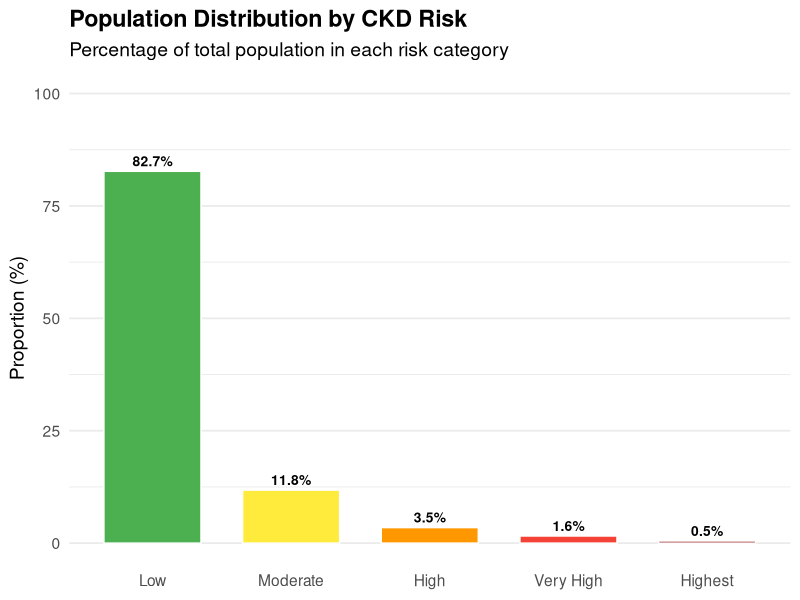
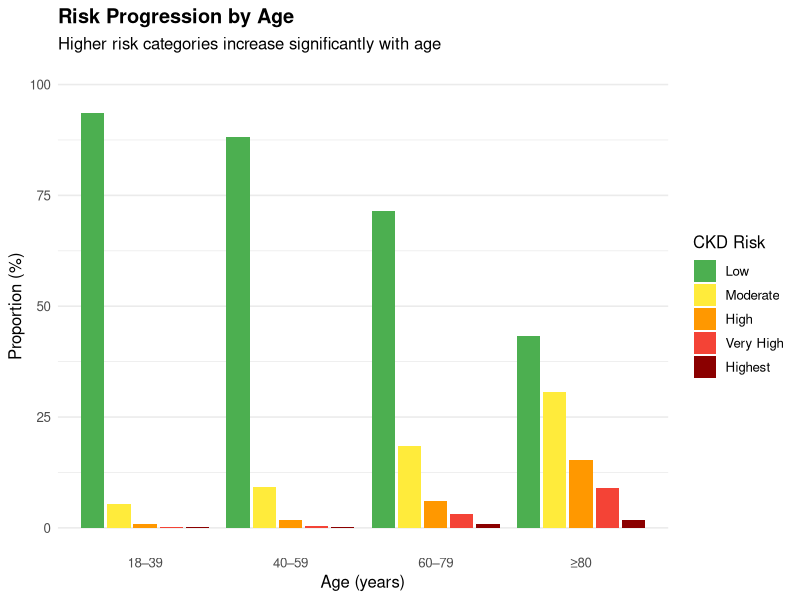
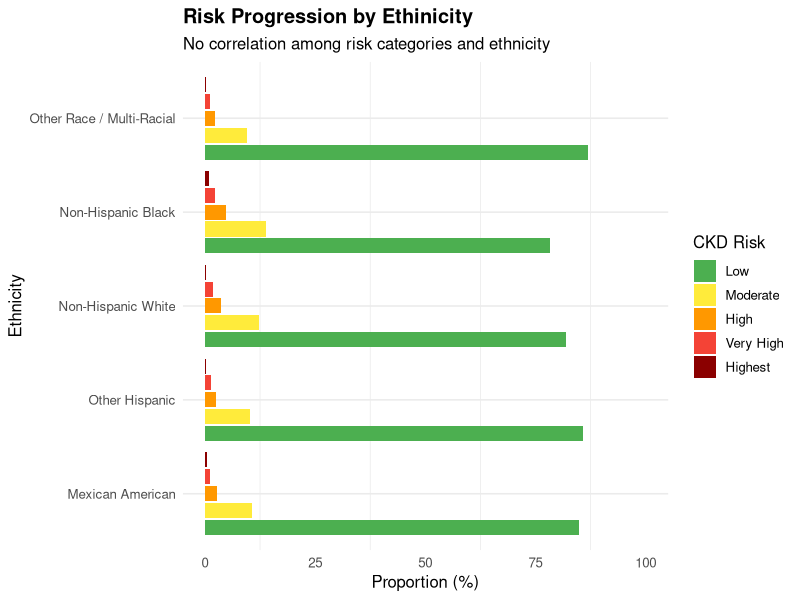
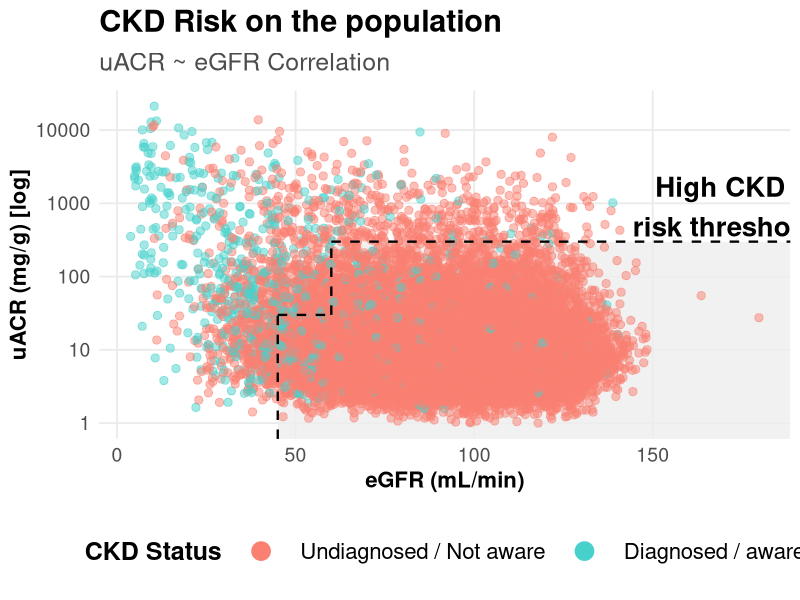
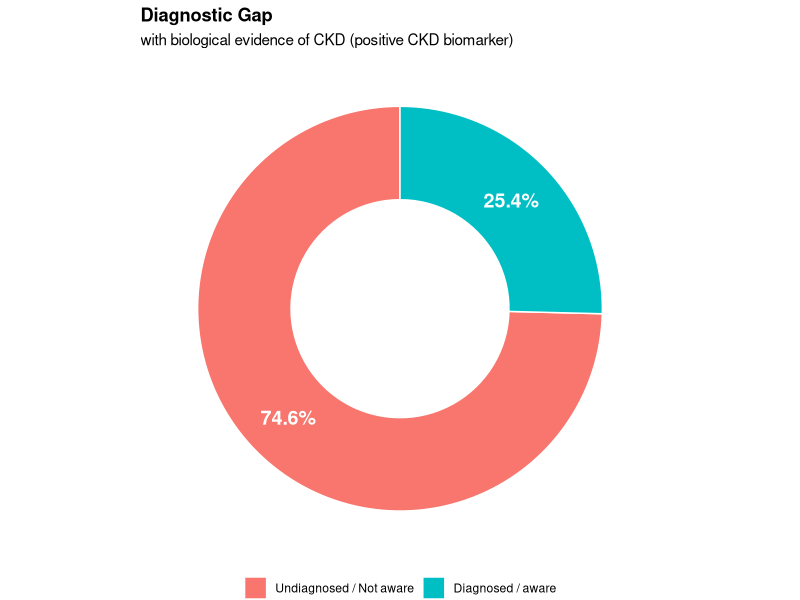
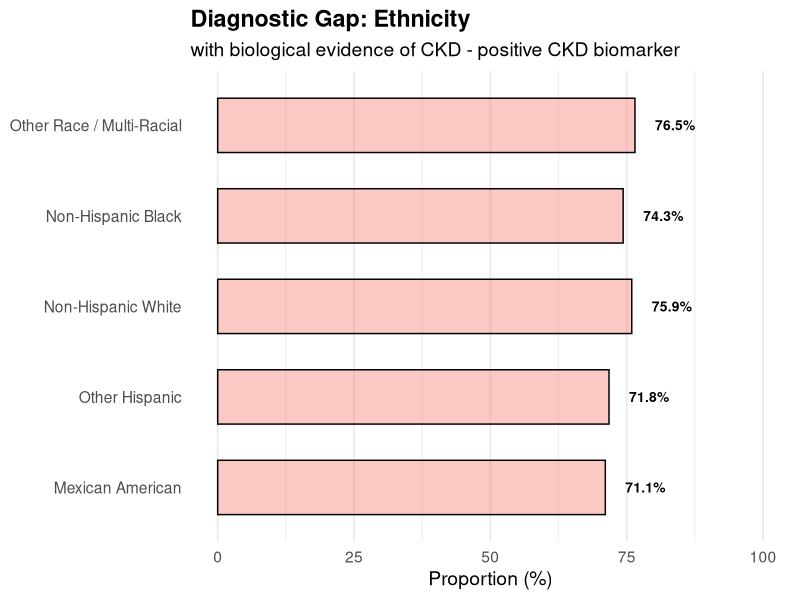
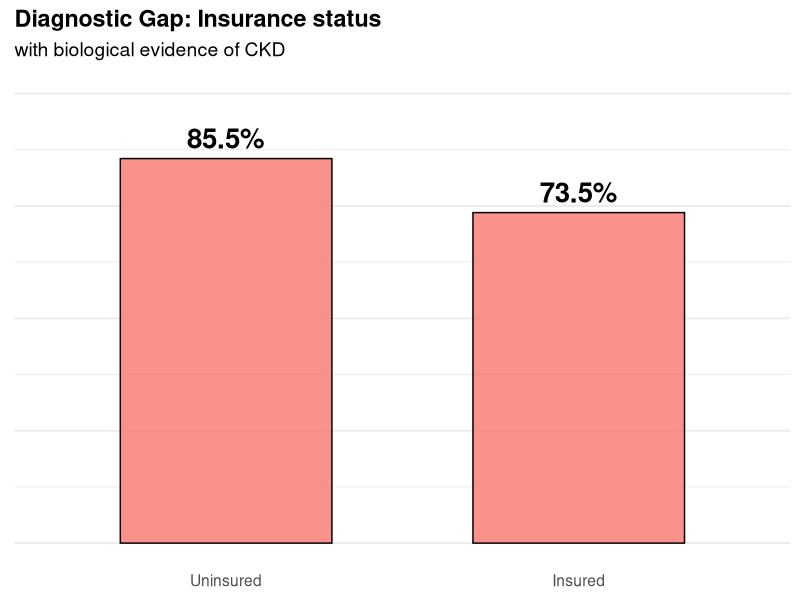
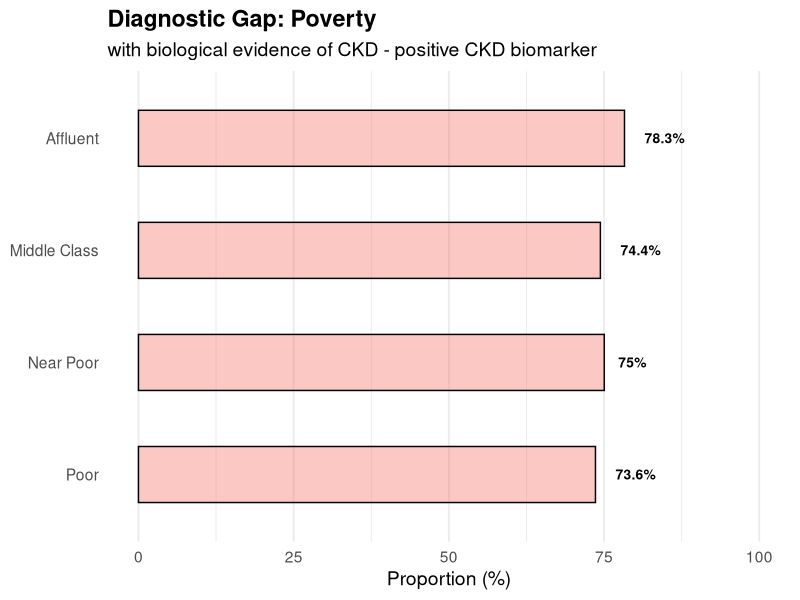

The R source for these figures, in order:
## ---- chunk 1
library(tidyverse)
library(patchwork)
## ---- chunk 2
df <- read.csv2("../exploratory_analysis/df_processed.csv") %>%
  rename(
    ethnicity = RIDRETH1,
    age = RIDAGEYR,
    gender = RIAGENDR,
    edlevel = DMDEDUC2 # educational level
    )
head(df)
## ---- chunk 3
ethnicity_labels <- c(
  "Mexican American",
  "Other Hispanic",
  "Non-Hispanic White",
  "Non-Hispanic Black",
  "Other Race / Multi-Racial")

diagnosed_labels <- c("Undiagnosed / Not aware", "Diagnosed / aware")

insurance_labels <- c("Uninsured", "Insured")

biomarker_labels <- c("Negative", "Positive")

risk_levels <- c(
  "Low",
  "Moderate",
  "High",
  "Very High",
  "Highest")

age_levels <- c(
  "18–39",
  "40–59",
  "60–79",
  "≥80"
)

poverty_levels <- c(
  "Poor",
  "Near Poor",
  "Middle Class",
  "Affluent"
)

code_colors <- c(
  "Low" =       "#4CAF50",  # Green
  "Moderate" =  "#FFEB3B",  # Yellow
  "High" =      "#FF9800",  # Orange
  "Very High" = "#F44336",  # Red
  "Highest" =   "#8B0000"   # Dark Red/Wine
)
## ---- chunk 4
df_viz <- df %>%
  mutate(
    ethnicity = factor(ethnicity, labels = ethnicity_labels),
    ckd_diagnosed = factor(ckd_diagnosed, labels = diagnosed_labels),
    hinsu_covered = factor(hinsu_covered, labels = insurance_labels),
    ckd_biomarker = factor(ckd_biomarker, labels = biomarker_labels),
    egfr_cat = factor(egfr_cat),
    age_cat = factor(age_cat, levels = age_levels), # Necessary to add levels to reorder
    uacr_cat = factor (uacr_cat),
    ckd_risk = factor(ckd_risk, levels = risk_levels),
    poverty_cat = cut(INDFMPIR,
                        breaks = c(-Inf, 1, 3, 4.98, Inf),
                        labels = poverty_levels)
  )

head(df_viz)
## ---- chunk 5
df_viz %>%
  filter(ckd_biomarker == "Positive") %>%
  head()
## ---- chunk 6
dashboard_theme <- theme_minimal(base_size = 14) +
  theme(
    # 1. Graph Title
    plot.title = element_text(
      family = "sans",
      face = "bold",
      size = 22,
      hjust = 0, # Left align
      margin = margin(b = 10) # Lower margin
      
    ),
    
    # 2. Graph Subtitle
    plot.subtitle = element_text(
      family = "sans",
      size = 18,
      color = "grey30",     # Grey better than black
      margin = margin(b = 10)
    ),
    
    # 3. Axis titles
    axis.title = element_text(
      family = "sans",
      face = "bold",
      size = 16
    ),
    axis.text = element_text(
      family = "sans",
      size = 14
    ),
    
    # 4. Legends
    legend.title = element_text(face = "bold", size = 18),
    legend.text = element_text(size = 16),
    
    panel.grid.minor = element_blank()
  )
## ---- chunk 7
risk_distribution <- df_viz %>%
  count(ckd_risk) %>%
  mutate(
    pct = n /sum(n) *100,
    label_text = paste0(round(pct, 1), "%")
  ) %>%
  
  ggplot(
    aes(
      x = ckd_risk,
      y = pct,
      fill = ckd_risk)
  ) +
  
  geom_col(
    width = 0.7,
    color = "white"
  ) +
  
  geom_text(
    aes(label = label_text),
    vjust = -0.5,
    size = 3.5,
    fontface = "bold"
  ) +
  
  scale_fill_manual(
    values = code_colors
  ) +
  
  ylim(0, 100) +
  
  labs(
    title = "Population Distribution by CKD Risk",
    subtitle = "Percentage of total population in each risk category",
    y = "Proportion (%)", 
    x = NULL
  ) +
  
  theme_minimal(base_size = 14) +
  
  theme(legend.position = "none", # No legend needed because the bars already say what they are.
        panel.grid.major.x = element_blank(), # Delete x grid
        plot.title = element_text(face = "bold") # Bold title
  ) 

risk_distribution
## ---- chunk 8
age_risk <- df_viz %>%
  count(age_cat, ckd_risk) %>%
  group_by(age_cat) %>%
  mutate(
    pct = n /sum(n) *100,
    label_text = paste0(round(pct, 1), "%")
  ) %>%
  
  ggplot(
    aes(
      x = age_cat,
      y = pct,
      fill = ckd_risk)
  ) +
  
  geom_col(
    position = position_dodge(width = 0.9),
    width = 0.8
  ) +
  
  scale_fill_manual(
    values = code_colors
  ) +
  
  ylim(0, 100.1) +
  
  theme_minimal(base_size = 12) +
  
  labs(
    title = "Risk Progression by Age",
    subtitle = "Higher risk categories increase significantly with age",
    y = "Proportion (%)", 
    x = "Age (years)",
    fill = "CKD Risk"
  ) +
  
  theme(
    panel.grid.major.x = element_blank(),
    plot.title = element_text(face = "bold")
  )

age_risk
## ---- chunk 9
ethnicity_risk <- df_viz %>%
  count(ethnicity, ckd_risk) %>%
  group_by(ethnicity) %>%
  mutate(
    pct = n /sum(n) *100,
    label_text = paste0(round(pct, 1), "%")
  ) %>%
  
  ggplot(
    aes(
      y = ethnicity,
      x = pct,
      fill = ckd_risk)
  ) +
  
  geom_col(
    position = position_dodge(width = 0.9),
    width = 0.8
  ) +
  
  scale_fill_manual(
    values = code_colors
  ) +
  
  xlim(0, 100.1) +
  
  theme_minimal(base_size = 12) +
  
  labs(
    title = "Risk Progression by Ethinicity",
    subtitle = "No correlation among risk categories and ethnicity",
    x = "Proportion (%)", 
    y = "Ethnicity",
    fill = "CKD Risk"
  ) +
  
  theme(
    panel.grid.major.x = element_blank(),
    plot.title = element_text(face = "bold")
  )

ethnicity_risk
## ---- chunk 10
egfr_uacr_density <- df_viz %>%
  ggplot(aes(x = egfr_value, y = uacr_value)) +
  annotate("rect", xmin = 60, xmax = Inf, ymin = 0, ymax = 300, fill = "grey93", alpha = 0.8) + # grey background
  annotate("rect", xmin = 45, xmax = 60, ymin = 0, ymax = 30, fill = "grey93", alpha = 0.8) +   # grey background
  geom_point(aes(color = ckd_diagnosed), size = 2.5, alpha = 0.5) +
  
  # threshold lines
  annotate("segment", x = 60, xend = Inf, y = 300, yend = 300, color = "black", linewidth = 0.8, linetype = "dashed") +
  annotate("segment", x = 60, xend = 60, y = 30, yend = 300, color = "black", linewidth = 0.8, linetype = "dashed") +
  annotate("segment", x = 45, xend = 60, y = 30, yend = 30, color = "black", linewidth = 0.8, linetype = "dashed") +
  annotate("segment", x = 45, xend = 45, y = 0, yend = 30, color = "black", linewidth = 0.8, linetype = "dashed") +
  
  # Text "High CKD risk threshold"
  annotate("text", x = 170, y = 900, label = "High CKD \nrisk threshold", 
           size = 7, fontface = "bold", color = "black", hjust = 0.5) +
  
  scale_y_log10(limits = c(1, NA)) + 
  scale_color_manual(name = "CKD Status", 
                     values = c("Undiagnosed / Not aware" = "salmon", 
                                "Diagnosed / aware" = "mediumturquoise")) +
  labs(title = "CKD Risk on the population", subtitle = "uACR ~ eGFR Correlation", x = "eGFR (mL/min)", y = "uACR (mg/g) [log]") + 
  dashboard_theme + 
  theme(
    legend.position = "bottom",
    legend.title = element_text(size = 18, face = "bold"),
    legend.text = element_text(size = 16),
    legend.key.size = unit(1.5, "cm")
  ) +
  # This specific command increases the size of the dots ONLY in the legend.
  guides(color = guide_legend(override.aes = list(size = 6, alpha = 1)))

egfr_uacr_density
## ---- chunk 11
diagnostic_gap <- df_viz %>%
  filter(ckd_biomarker == "Positive") %>%
  count(ckd_diagnosed) %>%
  mutate(
    pct = n /sum(n) *100,
    label_text = paste0(round(pct, 1), "%")
  ) %>%
  
  ggplot(
    aes(
      x = 2,
      y = pct,
      fill = ckd_diagnosed
    )
  ) +
  
  geom_col(
    color = "white"
  ) +
  
  coord_polar(theta = "y") +
  
  xlim(0.5, 2.5) +
  
  geom_text(
    aes(label = label_text),
    position = position_stack(vjust = 0.5),
    color = "white", fontface = "bold", size = 5
  ) +
  
  labs(
    title = "Diagnostic Gap ",
    subtitle = "with biological evidence of CKD (positive CKD biomarker)"
  ) +
  
  theme_void() +
  
  theme(
    plot.title = element_text(face = "bold"),
    legend.position = "bottom",
    legend.title = element_blank()
  )
  
diagnostic_gap
## ---- chunk 12
panel_1 <- ggplot() +
  annotate("text", x = 0.5, y = 0.8, label = "6%", size = 16, fontface = "bold", color = "black", hjust = 0.5) +
  annotate("text", x = 0.5, y = 0.15, label = "\nof population at\nhigh risk of CKD", size = 7, lineheight = 0.85, color = "grey20", hjust = 0.5) +
  xlim(-0.4, 1.4) + ylim(-0.4, 1.4) +
  theme_void() + 
  theme(plot.background = element_rect(fill = NA, color = "black", linewidth = 1.2),
        plot.margin = margin(30, 20, 30, 20))


panel_2 <- ggplot() +
  annotate("text", x = 0.5, y = 0.72, label = "74%", size = 16, fontface = "bold", color = "salmon", hjust = 0.5) +
  annotate("text", x = 0.5, y = 0.20, label = "\nof them are not \naware or diagnosed", size = 7, lineheight = 0.85, color = "grey20", hjust = 0.5) +
  xlim(-0.2, 1.2) + ylim(-0.2, 1.2) +
  theme_void() + 
  theme(plot.background = element_rect(fill = NA, color = "black", linewidth = 1.2),
        plot.margin = margin(30, 20, 30, 20))


key_findings_combined <- (plot_spacer() / panel_1 / plot_spacer() / panel_2 / plot_spacer()) + 
  plot_layout(heights = c(0.8, 1, 0.4, 1, 0.8))


d1_layout <- "
AAAA#
AAAAB
AAAA#
AAAAC
AAAA#
"

row_heights <- c(1,1,0.25,1)

d1 <-
  
  wrap_elements(
    egfr_uacr_density +
    dashboard_theme +
    theme(
      legend.position = "bottom"
    )
  ) + #A
  
  wrap_elements(panel_1 +
    dashboard_theme +
    theme(
      panel.grid = element_blank(),
      axis.text = element_blank()
    )
  ) + #B
  
  wrap_elements(panel_2 +
    dashboard_theme +
    theme(
      panel.grid = element_blank(),
      axis.text = element_blank()
    )
  ) + #C
  
  plot_layout(design = d1_layout, heights = row_heights) +
  
  plot_annotation(
    title = "The Diagnostic Gap",
    subtitle = "Most individuals with biological evidence of CKD are unaware of their condition",
    caption = "Source: NHANES 2007-2018",
    theme = theme(
      plot.title = element_text(size = 26, face = "bold", color = "#2C3E50"),
      plot.subtitle = element_text(size = 20, color = "grey40", margin = margin(b = 20))
    )
  )

ggsave(
  filename = "../infography/panel1_diagnostic_gap.png",
  plot = d1,
  width = 16,
  height = 9,
  dpi = 300,
  bg = "white"
)
## ---- chunk 13
ethnicity_gap <- df_viz %>%
  filter(ckd_biomarker == "Positive") %>%
  group_by(ethnicity) %>%
  count(ckd_diagnosed) %>%
  mutate(
    pct = n /sum(n) *100,
    label_text = paste0(round(pct, 1), "%")
  ) %>%
filter(ckd_diagnosed == "Undiagnosed / Not aware") %>%
  
  ggplot(
    aes(
      x = pct,
      y = ethnicity,
      fill = 'salmon'
    )
  ) +
  
  geom_col(
    alpha = 0.4,
    width = 0.6,
    color = 'black'
  ) +
  
  geom_text(
    aes(label = label_text),
    hjust = -0.5,
    size = 3.5,
    fontface = "bold",
    color = 'black'
  ) +
  
  xlim(0, 100) +
  
  labs(
    title = "Diagnostic Gap: Ethnicity",
    subtitle = "with biological evidence of CKD - positive CKD biomarker",
    x = "Proportion (%)", 
    y = NULL
  ) +
  
  theme_minimal(base_size = 14) +
  
  theme(legend.position = "none",
        panel.grid.major.y = element_blank(),
        plot.title = element_text(face = "bold") # Bold title
  )
  
ethnicity_gap
## ---- chunk 14
insurance_gap <- df_viz %>%
  filter(ckd_biomarker == "Positive") %>%
  group_by(hinsu_covered) %>%
  count(ckd_diagnosed) %>%
  mutate(
    pct = n /sum(n) *100,
    label_text = paste0(round(pct, 1), "%")
  ) %>%
filter(ckd_diagnosed == "Undiagnosed / Not aware") %>%
  
  ggplot(
    aes(
      y = pct,
      x = hinsu_covered,
      fill = 'salmon'
    )
  ) +
  
  geom_col(
    alpha = 0.8,
    width = 0.6,
    color = 'black'
  ) +
  
  geom_text(
    aes(label = label_text),
    vjust = -0.5,
    size = 7,
    fontface = "bold",
    color = 'black'
  ) +
  
  ylim(0, 100) +
  
  labs(
    title = "Diagnostic Gap: Insurance status",
    subtitle = "with biological evidence of CKD",
    y = NULL, 
    x = NULL
  ) +
  
  theme_minimal(base_size = 14) +
  
  theme(legend.position = "none",
        panel.grid.major.x = element_blank(),
        plot.title = element_text(face = "bold"), # Bold title
        axis.text.y = element_blank()
  )
  
insurance_gap
## ---- chunk 15
poverty_gap <- df_viz %>%
  filter(ckd_biomarker == "Positive") %>%
  filter(!is.na(poverty_cat)) %>%
  group_by(poverty_cat) %>%
  count(ckd_diagnosed) %>%
  mutate(
    pct = n /sum(n) *100,
    label_text = paste0(round(pct, 1), "%")
  ) %>%
  filter(ckd_diagnosed == "Undiagnosed / Not aware") %>%

  
  ggplot(
    aes(
      x = pct,
      y = poverty_cat,
      fill = 'salmon'
    )
  ) +
  
  geom_col(
    alpha = 0.4,
    width = 0.5,
    color = 'black'
  ) +
  
  geom_text(
    aes(label = label_text),
    hjust = -0.5,
    size = 3.5,
    fontface = "bold",
    color = 'black'
  ) +
  
  xlim(0, 100) +

  labs(
    title = "Diagnostic Gap: Poverty",
    subtitle = "with biological evidence of CKD - positive CKD biomarker",
    x = "Proportion (%)", 
    y = NULL
  ) +
  
  theme_minimal(base_size = 14) +
  
  theme(legend.position = "none",
        panel.grid.major.y = element_blank(),
        plot.title = element_text(face = "bold") # Bold title
  )
  
poverty_gap
## ---- chunk 16
heatmap <- df_viz %>%
  filter(ckd_biomarker == "Positive") %>%
  filter(!is.na(poverty_cat)) %>%
  group_by(poverty_cat, ethnicity) %>%
  count(hinsu_covered) %>%
  mutate(
    pct = n /sum(n) *100,
    label_text = paste0(round(pct, 1), "%")
  ) %>%
  filter(hinsu_covered == "Uninsured") %>%
  
  ggplot(
    aes(
      x = poverty_cat,
      y = ethnicity,
      fill = pct
    )
  ) +
  
  geom_tile(
    color = "white",
    size = 0.5
  ) +
  
  # geom_text(
  #   aes(label = label_text),
  #   color = "black", size = 4
  # ) +
  

  scale_fill_distiller(
    palette = "Blues",
    direction = 1,
    labels = scales::label_number(suffix = "%")
  ) +
  
  labs(
    title = "Structural Barriers: Lack of Health Insurance",
    subtitle = "Uninsured individuals by Poverty Level and Ethnicity",
    y = NULL,
    x = "Poverty",
    fill = "% Uninsured"
  ) +
  
  
  theme_minimal(base_size = 14) +
  
  theme(
    plot.title = element_text(face = "bold"),
    panel.grid = element_blank(),
    axis.text.x = element_text(angle = 0),
    legend.position = "top",
    legend.justification = "center",
    legend.key.width = unit(2, "cm")
  )

heatmap
## ---- chunk 17
d2_layout <- "
ABBBB
"

d2 <- 
  wrap_elements(
    (insurance_gap +
      dashboard_theme +
      scale_y_discrete(labels = insurance_labels) + 
      labs(subtitle = NULL) +
      ylim(0,90) +
      theme(
        panel.grid = element_blank(),
        axis.title.x = element_blank(),
        axis.text.y = element_blank(),
        legend.position = "none"
      ) +
      labs(
        title = "Impact of Insurance",
        subtitle = "Diagnostic Gap"
      )
    )
  ) + #A
  
  wrap_elements(heatmap +
    dashboard_theme +
    labs (fill = "% Uninsured") +
    theme(
      panel.grid = element_blank()
    )
  ) + #B
  
  plot_layout(design = d2_layout) +
  
  plot_annotation(
    title = "Structural Barriers & Intersectionality",
    subtitle = "How poverty and race intersect to create gaps in health insurance coverage",
    caption = "Source: NHANES 2007-2018",
    theme = theme(
      plot.title = element_text(size = 26, face = "bold", color = "#2C3E50"),
      plot.subtitle = element_text(size = 20, color = "grey40", margin = margin(b = 20))
    )
  )

ggsave(
  filename = "../infography/panel2_structural_barriers.png",
  plot = d2,
  width = 16,
  height = 9,
  dpi = 300,
  bg = "white"
)
## ---- chunk 18
d3 <- df_viz %>%
  filter(ckd_biomarker == "Positive") %>%
  group_by(nhanes_cycle) %>%
  count(ckd_diagnosed) %>%
  mutate(
    pct = n /sum(n) *100,
    label_text = paste0(round(pct, 1), "%")
  ) %>%
filter(ckd_diagnosed == "Undiagnosed / Not aware") %>%
  
  ggplot(
    aes(
      x = nhanes_cycle,
      y = pct,
      group = 1
    )
  ) +
  
  geom_line(
    color = "grey60",
    size = 1
  ) +
  
  geom_point(
    color = "grey60",
    size = 3
  ) +
  
  ylim(65, 80) +
  
  labs(
    title = "Progress Over Time",
    subtitle = "Awareness is slowly improving, but the gap remains high.",
    x = NULL,
    y = "% Undiagnosed"
  ) +
  
  theme_minimal() +
  
  theme(
    plot.title = element_text(face = "bold"),
    axis.text.x = element_text(angle = 20)
  )

ggsave(
  filename = "../infography/panel3_trend_gap.png",
  plot = d3,
  width = 16,
  height = 9,
  dpi = 300,
  bg = "white"
)
## ---- chunk 19
div_line <- ggplot() +
  theme_void() +
  geom_hline(yintercept = 0, color = "grey70", linewidth = 1)
## ---- chunk 20
final_layout <- "
A
B
C
D
E
"

row_heights <- c(1, 0.05, 1, 0.05, 0.5)

d_final <-
  
  wrap_elements(d1 + plot_annotation(caption = element_blank())) + #A
  div_line + #B
  wrap_elements(d2 + plot_annotation(caption = element_blank())) + #C
  div_line + #D
  wrap_elements(d3 + dashboard_theme + labs(subtitle = "The diagnostic gap is slowly narrowing") + theme(plot.title.position = "plot", axis.title.y = element_blank(), plot.title = element_text(size = 26, color = "#2C3E50"))) + #E
  
  
  
  
  plot_layout(design = final_layout,
              heights = row_heights,
              axes = "collect") +
  
  plot_annotation(
    title = "CHRONIC KIDNEY DISEASE IN THE US: GAPS & BARRIERS",
    subtitle = "Analysis of Diagnostic Awareness and Socioeconomic Barriers",
    caption = "Source: NHANES 2007-2018\nAuthors: Gabriel Torres, Pablo Longán, David Hidalgo",
    theme = theme(
      plot.title = element_text(
        size = 30,
        face = "bold",
        family = "sans",
        margin = margin(t = 50),
        hjust = 0.5
      ),
      plot.subtitle = element_text(
        size = 24,
        color = "grey40",
        family = "sans",
        margin = margin(b = 50),
        hjust = 0.5
      ),
      plot.caption = element_text(
        size = 16,
        color = "grey40",
        family = "sans")
    )
  )

# Save
ggsave(
  filename = "../infography/Final_Infography.png",
  plot = d_final,
  width = 16,   # Panoramic
  height = 24,  # VERY HIGH so that all 3 can fit without being squashed
  dpi = 300,
  bg = "white",
  limitsize = FALSE # Allows you to save large images
)
